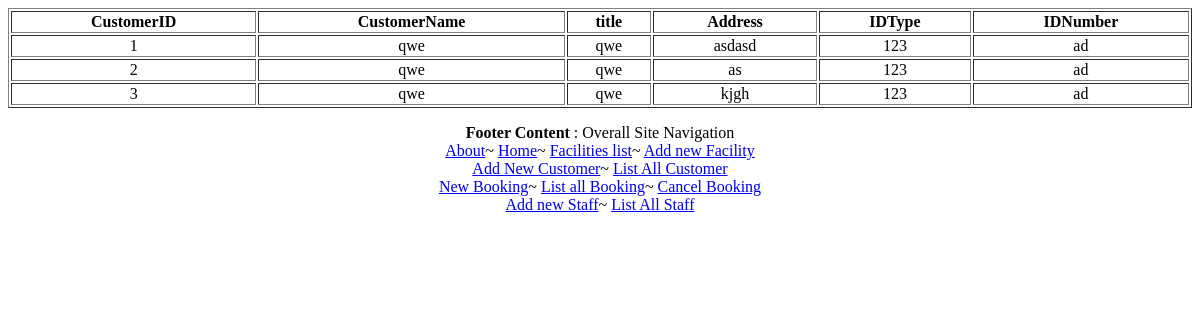
The app's page /listCust/, older data.
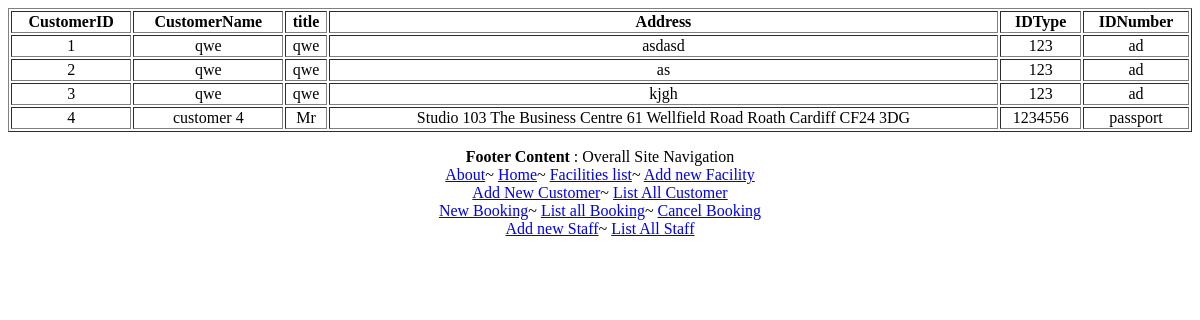
The same page, newer data.
### facilities/models.py (models this page shows)
class NewCustomerReg(models.Model):
    CustomerName=models.TextField()
    title=models.TextField()
    Address=models.TextField()
    IDType=models.TextField()
    IDNumber=models.TextField()

### facilities/views.py (the view)
# urls.py: url(r'^listCust/$',customer_list),
def customer_list(request):
    obj=NewCustomerReg.objects.all()
    context={'fobj':obj}
    return render(request,"listCust.html",context)

### facilities/templates/listCust.html (shortened to what this page needs)
<!DOCTYPE html>
<html>
<head>
</head>
<body style="text-align: center;">
<table style="width:100%" border="1">
    <tr>
        <th>CustomerID</th>
      <th>CustomerName</th>
      <th>title</th>
      <th>Address</th>
      <th>IDType</th>
      <th>IDNumber</th>
    </tr>
    {% for i in fobj %}
    <tr>
        <td>{{ i.id}}</td>
      <td>{{ i.CustomerName}}</td>
      <td>{{ i.title}}</td>
      <td>{{ i.Address}}</td>
      <td>{{ i.IDType}}</td>
      <td>{{ i.IDNumber}}</td>
    </tr>
    {% endfor %}
  </table>
<p>
    <div class="footer">
        {% include "footer.html" %}
        </div>
    </p>
</body>
</html>

Row changes from the older to the newer data that the page shows:
added NewCustomerReg: id "4", CustomerName "customer 4", title "Mr", Address "Studio 103 The Business Centre 61 Wellfield Road Roath Cardiff CF24 3DG", IDType "1234556", IDNumber "passport"
